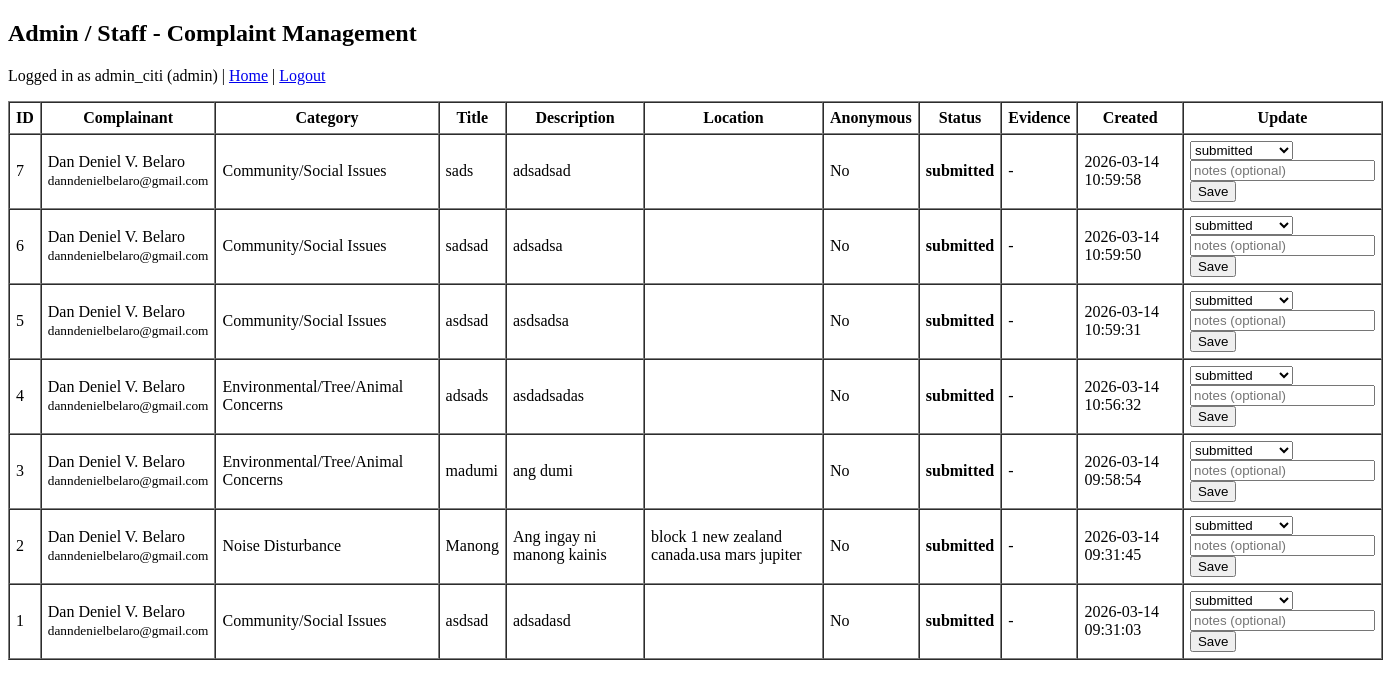
The page /public/admin/complaints.php (signed in) on the database as committed earlier.
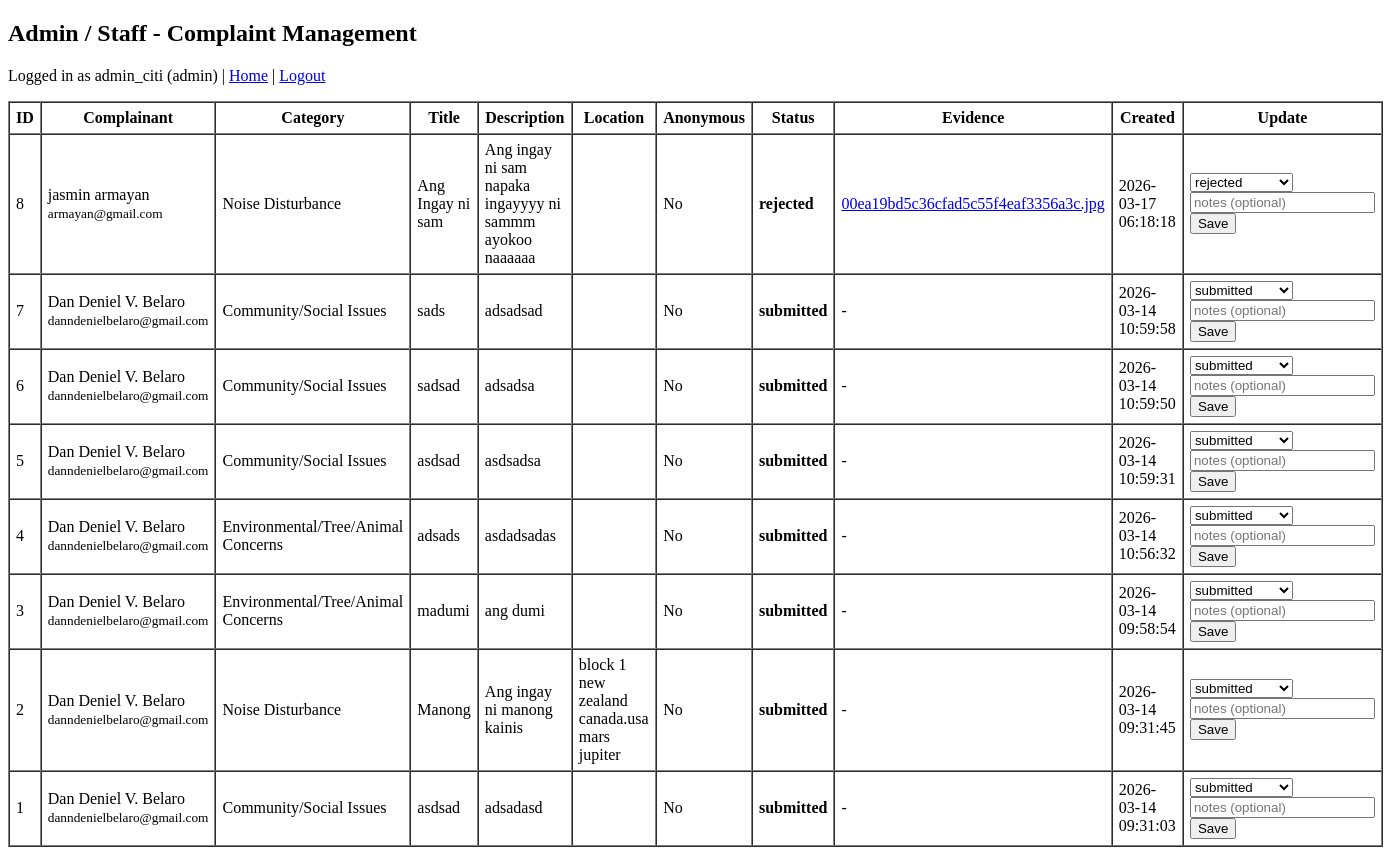
The same page on the database as committed later.
### tables this page shows
CREATE TABLE `users` (
  `id` int(10) UNSIGNED NOT NULL,
  `full_name` varchar(100) NOT NULL,
  `email` varchar(100) NOT NULL,
  `password_hash` varchar(255) NOT NULL,
  `role` enum('resident','staff','admin') NOT NULL DEFAULT 'resident',
  `address` text DEFAULT NULL,
  `contact_number` varchar(20) DEFAULT NULL,
  `created_at` timestamp NULL DEFAULT current_timestamp(),
  `updated_at` timestamp NULL DEFAULT current_timestamp() ON UPDATE current_timestamp()
);

CREATE TABLE `complaints` (
  `id` int(10) UNSIGNED NOT NULL,
  `user_id` int(10) UNSIGNED DEFAULT NULL,
  `category_id` int(10) UNSIGNED NOT NULL,
  `is_anonymous` tinyint(1) NOT NULL DEFAULT 0,
  `title` varchar(150) NOT NULL,
  `description` text NOT NULL,
  `location` varchar(255) DEFAULT NULL,
  `status` enum('submitted','under_review','in_progress','resolved','rejected') NOT NULL DEFAULT 'submitted',
  `created_at` timestamp NULL DEFAULT current_timestamp(),
  `updated_at` timestamp NULL DEFAULT current_timestamp() ON UPDATE current_timestamp()
);

CREATE TABLE `complaint_categories` (
  `id` int(10) UNSIGNED NOT NULL,
  `name` varchar(100) NOT NULL,
  `description` text DEFAULT NULL,
  `is_active` tinyint(1) NOT NULL DEFAULT 1
);

CREATE TABLE `complaint_evidence` (
  `id` int(10) UNSIGNED NOT NULL,
  `complaint_id` int(10) UNSIGNED NOT NULL,
  `file_path` varchar(255) NOT NULL,
  `file_name` varchar(255) DEFAULT NULL,
  `uploaded_at` timestamp NULL DEFAULT current_timestamp()
);

### app/config/database.php (called while the page is built)
<?php
return [
    'driver'   => 'mysql',
    'host'     => '127.0.0.1',
    'port'     => 3306,
    'database' => 'citiserve_db',
    'username' => 'root',
    'password' => '',
    'charset'  => 'utf8mb4',
    'collation'=> 'utf8mb4_unicode_ci',
];

### app/core/Database.php (called while the page is built)
<?php
class Database
{
    private static $instance = null;
    private $connection;
    private function __construct()
    {
        $config = require __DIR__ . '/../config/database.php';
        $dsn = $config['driver'] . ':host=' . $config['host']
             . ';port=' . $config['port']
             . ';dbname=' . $config['database']
             . ';charset=' . $config['charset'];
        try {
            $this->connection = new PDO(
                $dsn,
                $config['username'],
                $config['password'],
                [
                    PDO::ATTR_ERRMODE            => PDO::ERRMODE_EXCEPTION,
                    PDO::ATTR_DEFAULT_FETCH_MODE => PDO::FETCH_ASSOC,
                    PDO::ATTR_EMULATE_PREPARES   => false,
                ]
            );
        } catch (PDOException $e) {
            die('Database connection failed: ' . $e->getMessage());
        }
    }
    public static function getInstance()
    {
        if (self::$instance === null) {
            self::$instance = new Database();
        }
        return self::$instance;
    }
    public function getConnection()
    {
        return $this->connection;
    }
}

### app/helpers/auth.php (called while the page is built, shortened)
<?php
require_once __DIR__ . '/../repositories/UserRepository.php';
function require_login()
{
    $repo = new UserRepository();
    $userId = (int)$_SESSION['user_id'];
    $user = $repo->findById($userId);
    $userInfo = [
        'id' => $user->id,
        'full_name' => $user->full_name,
        'email' => $user->email,
        'role' => $user->role
    ];
    return $userInfo;
}
function require_admin()
{
    $user = require_login();
    $role = $user['role'];
    return $user;
}

### app/repositories/UserRepository.php (called while the page is built, shortened)
<?php
require_once __DIR__ . '/../models/User.php';
require_once __DIR__ . '/../core/Database.php';
class UserRepository
{
    private $db;
    public function __construct()
    {
        $this->db = Database::getInstance()->getConnection();
    }
    public function findById($id)
    {
        $sql = 'SELECT * FROM users WHERE id = ? LIMIT 1';
        $stmt = $this->db->prepare($sql);
        $stmt->execute([$id]);
        $row = $stmt->fetch();
        if ($row) {
            return User::fromRow($row);
        }
        return null;
    }
}

### app/models/User.php (called while the page is built, shortened)
<?php
class User
{
    public static function fromRow($row)
    {
        $user = new User();
        if (isset($row['id'])) {
            $user->id = (int)$row['id'];
        } else {
            $user->id = null;
        }
        $user->full_name = isset($row['full_name']) ? $row['full_name'] : '';
        $user->email = isset($row['email']) ? $row['email'] : '';
        $user->password_hash = isset($row['password_hash']) ? $row['password_hash'] : '';
        $user->role = isset($row['role']) ? $row['role'] : 'resident';
        $user->address = isset($row['address']) ? $row['address'] : null;
        $user->contact_number = isset($row['contact_number']) ? $row['contact_number'] : null;
        $user->created_at = isset($row['created_at']) ? $row['created_at'] : null;
        $user->updated_at = isset($row['updated_at']) ? $row['updated_at'] : null;
        return $user;
    }
}

### app/repositories/ComplaintRepository.php (called while the page is built, shortened)
<?php
require_once __DIR__ . '/../core/Database.php';
class ComplaintRepository
{
    private $db;
    public function __construct()
    {
        $this->db = Database::getInstance()->getConnection();
    }
    public function getAll()
    {
        $sql = "
            SELECT
                c.id,
                c.title,
                c.description,
                c.location,
                c.status,
                c.is_anonymous,
                c.created_at,
                c.updated_at,
                cc.name AS category_name,
                u.full_name,
                u.email
            FROM complaints c
            INNER JOIN complaint_categories cc ON cc.id = c.category_id
            LEFT JOIN users u ON u.id = c.user_id
            ORDER BY c.created_at DESC
        ";
        $stmt = $this->db->query($sql);
        return $stmt->fetchAll(PDO::FETCH_ASSOC);
    }
    public function getEvidenceByComplaintId($complaintId)
    {
        $sql = "
            SELECT id, file_path, file_name, uploaded_at
            FROM complaint_evidence
            WHERE complaint_id = ?
            ORDER BY uploaded_at DESC
        ";
        $stmt = $this->db->prepare($sql);
        $stmt->execute([$complaintId]);
        return $stmt->fetchAll(PDO::FETCH_ASSOC);
    }
}

### public/admin/complaints.php (the view, shortened to what this page needs)
<?php
require_once __DIR__ . '/../../app/helpers/auth.php';
require_once __DIR__ . '/../../app/repositories/ComplaintRepository.php';
require_once __DIR__ . '/../../app/core/Database.php';
$admin = require_admin();
$repo = new ComplaintRepository();
$allowedStatuses = ['submitted', 'under_review', 'in_progress', 'resolved', 'rejected'];
$rows = $repo->getAll();
?>
<!doctype html>
<html>
<head>
</head>
<body>
    <h2>Admin / Staff - Complaint Management</h2>
    <p>
        Logged in as <?= htmlspecialchars($admin['full_name']) ?> (<?= htmlspecialchars($admin['role']) ?>)
        | <a href="/CitiServe/public/index.php">Home</a>
        | <a href="/CitiServe/public/logout.php">Logout</a>
    </p>
    <?php if (empty($rows)): ?>
        <p>No complaints found.</p>
    <?php else: ?>
        <table border="1" cellpadding="6" cellspacing="0">
            <tr>
                <th>ID</th>
                <th>Complainant</th>
                <th>Category</th>
                <th>Title</th>
                <th>Description</th>
                <th>Location</th>
                <th>Anonymous</th>
                <th>Status</th>
                <th>Evidence</th>
                <th>Created</th>
                <th>Update</th>
            </tr>
            <?php foreach ($rows as $r): ?>
                <?php
                    try {
                        $evidence = $repo->getEvidenceByComplaintId((int)$r['id']);
                    } catch (Throwable $e) {
                        $evidence = [];
                    }
                ?>
                <tr>
                    <td><?= (int)$r['id'] ?></td>
                    <td>
                        <?php if ((int)$r['is_anonymous'] === 1): ?>
                            <em>Anonymous</em>
                        <?php else: ?>
                            <?php
                            if (isset($r['full_name'])) {
                                echo htmlspecialchars($r['full_name']);
                            } else {
                                echo 'N/A';
                            }
                            ?>
                            <br>
                            <small><?php
                                if (isset($r['email'])) {
                                    echo htmlspecialchars($r['email']);
                                } else {
                                    echo '';
                                }
                            ?></small>
                        <?php endif; ?>
                    </td>
                    <td><?= htmlspecialchars($r['category_name']) ?></td>
                    <td><?= htmlspecialchars($r['title']) ?></td>
                    <td><?= htmlspecialchars($r['description']) ?></td>
                    <td><?php
                        if (isset($r['location'])) {
                            echo htmlspecialchars($r['location']);
                        } else {
                            echo '';
                        }
                    ?></td>
                    <td><?php
                        if ((int)$r['is_anonymous'] === 1) {
                            echo 'Yes';
                        } else {
                            echo 'No';
                        }
                    ?></td>
                    <td><strong><?= htmlspecialchars($r['status']) ?></strong></td>
                    <td>
                        <?php if (empty($evidence)): ?>
                            -
                        <?php else: ?>
                            <?php foreach ($evidence as $ev): ?>
                                <a href="/CitiServe/public/<?= htmlspecialchars($ev['file_path']) ?>" target="_blank">
                                    <?php
                                    if ($ev['file_name']) {
                                        echo htmlspecialchars($ev['file_name']);
                                    } else {
                                        echo 'evidence';
                                    }
                                    ?>
                                </a><br>
                            <?php endforeach; ?>
                        <?php endif; ?>
                    </td>
                    <td><?= htmlspecialchars($r['created_at']) ?></td>
                    <td>
                        <form method="post" style="margin:0;">
                            <select name="new_status">
                                <?php foreach ($allowedStatuses as $st): ?>
                                    <?php
                                    $isSelected = '';
                                    if ($st === $r['status']) {
                                        $isSelected = 'selected';
                                    }
                                    ?>
                                    <option value="<?= htmlspecialchars($st) ?>" <?= $isSelected ?>>
                                        <?= htmlspecialchars($st) ?>
                                    </option>
                                <?php endforeach; ?>
                            </select>
                            <br>
                            <input type="text" name="notes" placeholder="notes (optional)">
                            <br>
                            <button type="submit">Save</button>
                        </form>
                    </td>
                </tr>
            <?php endforeach; ?>
        </table>
    <?php endif; ?>
</body>
</html>

Rows that differ between the two databases and show on the page:
added complaints: id "8", user.full_name "jasmin armayan", user.email "armayan@gmail.com", category.name "Noise Disturbance", title "Ang Ingay ni sam", description "Ang ingay ni sam napaka ingayyyy ni sammm ayokoo naaaaaa", is_anonymous "No", status "rejected", created_at "2026-03-17 06:18:18"
added complaint_evidence: file_name "00ea19bd5c36cfad5c55f4eaf3356a3c.jpg"
